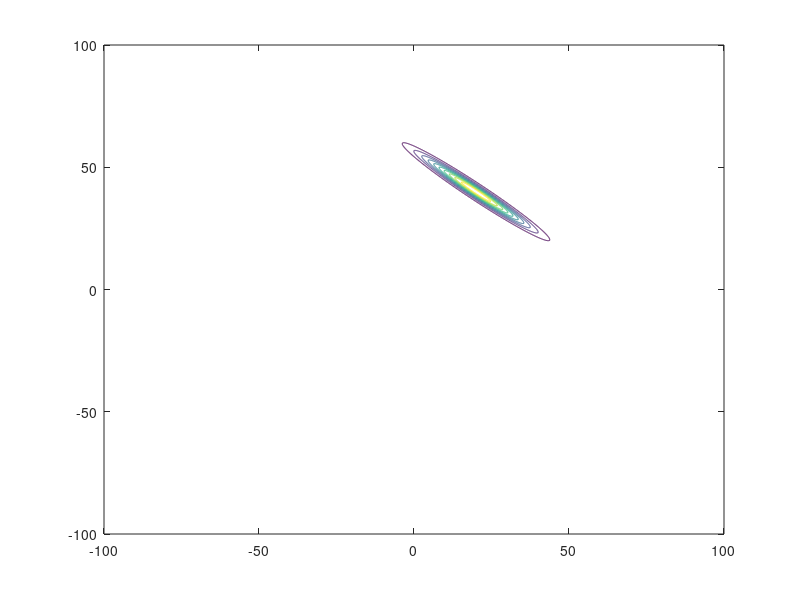

The MATLAB source for this figure: (Note: this script raises an error after producing the figure.)
function Gaussian2D
% Set up mesh
xmin = -100;
xmax = 100;
ymin = -100;
ymax = 100;
spacing = 0.1;
xvals = xmin:spacing:xmax+spacing/2;
yvals = ymin:spacing:ymax+spacing/2;
[x,y] = meshgrid(xvals, yvals);
xydata(:,:,1) = x;
xydata(:,:,2) = y;

% parameters for the gaussian
params(1) = 1;  % amplitude
params(2) = 20; % x0
params(3) = 40; % y0
params(4) = 20; % xSigma
params(5) = 2; % ySigma
params(6) = 40; % rotation (degs)
f = elliptical2DGaussian(params,xydata);
idx = find(f >= exp(-1));
f = f / sum(f(:));

f1e = f(idx);
[sum(f1e(:)) sum(f(:))]
pause

% Compute the filter and display it
figure(1)
contour(x, y, f);

[fittedParams,resnorm,residual,exitflag] = lsqcurvefit(@elliptical2DGaussian,initialParams,xydata,theRF,lb,ub);


 
end


function f = elliptical2DGaussian(params,xydata)
    amplitude = params(1);
    xCenter = params(2);
    yCenter = params(3);
    xSigma = params(4);
    ySigma = params(5);
    theta = params(6);

    xx = xydata(:,:,1)*cosd(theta) - xydata(:,:,2)*sind(theta);
    yy = xydata(:,:,1)*sind(theta) + xydata(:,:,2)*cosd(theta);
    xx0 = xCenter*cosd(theta) - yCenter*sind(theta);
    yy0 = xCenter*sind(theta) + yCenter*cosd(theta);

    f = amplitude * exp( -((xx-xx0).^2/(xSigma^2) + (yy-yy0).^2/(ySigma^2)) );
end


